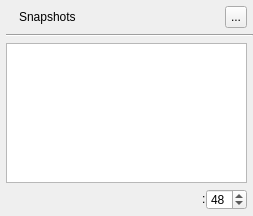
<?xml version="1.0" encoding="UTF-8"?>
<ui version="4.0">
 <class>panel_snapshot_sources</class>
 <widget class="QWidget" name="panel_snapshot_sources"><property name="surfaceRole" stdset="0"><string>panel</string></property>
  <property name="geometry">
   <rect>
    <x>0</x>
    <y>0</y>
    <width>253</width>
    <height>216</height>
   </rect>
  </property>
  <property name="sizePolicy">
   <sizepolicy hsizetype="Preferred" vsizetype="Preferred">
    <horstretch>0</horstretch>
    <verstretch>0</verstretch>
   </sizepolicy>
  </property>
  <layout class="QVBoxLayout" name="layout_vertical_layout_2">
   <property name="spacing">
    <number>0</number>
   </property>
   <property name="leftMargin">
    <number>0</number>
   </property>
   <property name="topMargin">
    <number>0</number>
   </property>
   <property name="rightMargin">
    <number>0</number>
   </property>
   <property name="bottomMargin">
    <number>0</number>
   </property>
   <item>
    <widget class="QWidget" name="panel_snapshot_sources_content" native="true"><property name="surfaceRole" stdset="0"><string>panel</string></property>
     <property name="sizePolicy">
      <sizepolicy hsizetype="Expanding" vsizetype="Expanding">
       <horstretch>0</horstretch>
       <verstretch>0</verstretch>
      </sizepolicy>
     </property>
     <layout class="QVBoxLayout" name="layout_vertical_layout">
      <property name="spacing">
       <number>0</number>
      </property>
      <property name="leftMargin">
       <number>6</number>
      </property>
      <property name="topMargin">
       <number>6</number>
      </property>
      <property name="rightMargin">
       <number>0</number>
      </property>
      <property name="bottomMargin">
       <number>0</number>
      </property>
      <item>
       <layout class="QHBoxLayout" name="layout_header">
        <property name="spacing">
         <number>6</number>
        </property>
        <property name="rightMargin">
         <number>6</number>
        </property>
        <property name="bottomMargin">
         <number>6</number>
        </property>
        <item>
         <widget class="QLabel" name="label_snapshot_sources_icon">
          <property name="sizePolicy">
           <sizepolicy hsizetype="Fixed" vsizetype="Preferred">
            <horstretch>0</horstretch>
            <verstretch>0</verstretch>
           </sizepolicy>
          </property>
          <property name="text">
           <string/>
          </property>
          <property name="pixmap">
           <pixmap>../../shared/icons/material/snapshot.svg</pixmap>
          </property>
          <property name="iconName" stdset="0">
           <string>snapshot</string>
          </property>
          <property name="iconSize" stdset="0">
           <number>20</number>
          </property>
         </widget>
        </item>
        <item>
         <widget class="QLabel" name="label_snapshot_sources_title">
          <property name="text">
           <string>Snapshots</string>
          </property>
          <property name="scaledContents">
           <bool>true</bool>
          </property>
          <property name="margin">
           <number>0</number>
          </property>
          <property name="indent">
           <number>0</number>
          </property>
         </widget>
        </item>
        <item>
         <widget class="QToolButton" name="button_snapshot_sources_options">
          <property name="minimumSize">
           <size>
            <width>22</width>
            <height>22</height>
           </size>
          </property>
          <property name="maximumSize">
           <size>
            <width>22</width>
            <height>22</height>
           </size>
          </property>
          <property name="text">
           <string>...</string>
          </property>
         </widget>
        </item>
       </layout>
      </item>
      <item>
       <widget class="Line" name="line_line"><property name="separatorRole" stdset="0"><string>inset</string></property>
        <property name="orientation">
         <enum>Qt::Orientation::Horizontal</enum>
        </property>
       </widget>
      </item>
      <item>
       <widget class="QWidget" name="panel_snapshots_list" native="true"><property name="surfaceRole" stdset="0"><string>panel</string></property>
        <property name="sizePolicy">
         <sizepolicy hsizetype="Expanding" vsizetype="Expanding">
          <horstretch>0</horstretch>
          <verstretch>0</verstretch>
         </sizepolicy>
        </property>
        <property name="minimumSize">
         <size>
          <width>0</width>
          <height>0</height>
         </size>
        </property>
        <layout class="QVBoxLayout" name="layout_vertical_layout_3">
         <property name="spacing">
          <number>0</number>
         </property>
         <property name="leftMargin">
          <number>0</number>
         </property>
         <property name="topMargin">
          <number>6</number>
         </property>
         <property name="rightMargin">
          <number>6</number>
         </property>
         <property name="bottomMargin">
          <number>0</number>
         </property>
         <item>
          <widget class="QListWidget" name="list_snapshots">
           <property name="sizePolicy">
            <sizepolicy hsizetype="Preferred" vsizetype="Expanding">
             <horstretch>0</horstretch>
             <verstretch>0</verstretch>
            </sizepolicy>
           </property>
           <property name="dragEnabled">
            <bool>true</bool>
           </property>
           <property name="dragDropMode">
            <enum>QAbstractItemView::DragDropMode::DragOnly</enum>
           </property>
           <property name="alternatingRowColors">
            <bool>true</bool>
           </property>
          </widget>
         </item>
         <item alignment="Qt::AlignmentFlag::AlignTop">
          <widget class="QWidget" name="panel_snapshot_sources_footer" native="true"><property name="surfaceRole" stdset="0"><string>panel</string></property>
           <property name="minimumSize">
            <size>
             <width>0</width>
             <height>33</height>
            </size>
           </property>
           <layout class="QHBoxLayout" name="layout_horizontal_layout">
            <property name="spacing">
             <number>0</number>
            </property>
            <property name="leftMargin">
             <number>0</number>
            </property>
            <property name="topMargin">
             <number>6</number>
            </property>
            <property name="rightMargin">
             <number>0</number>
            </property>
            <property name="bottomMargin">
             <number>6</number>
            </property>
            <item>
             <spacer name="horizontalSpacer">
              <property name="orientation">
               <enum>Qt::Orientation::Horizontal</enum>
              </property>
              <property name="sizeHint" stdset="0">
               <size>
                <width>40</width>
                <height>20</height>
               </size>
              </property>
             </spacer>
            </item>
            <item alignment="Qt::AlignmentFlag::AlignVCenter">
             <widget class="QLabel" name="label_snapshot_size_icon">
              <property name="text">
               <string/>
              </property>
              <property name="pixmap">
               <pixmap>../../shared/icons/material/snapshot_size.svg</pixmap>
              </property>
              <property name="iconName" stdset="0">
               <string>snapshot_size</string>
              </property>
              <property name="iconSize" stdset="0">
               <number>20</number>
              </property>
             </widget>
            </item>
            <item alignment="Qt::AlignmentFlag::AlignVCenter">
             <widget class="QLabel" name="label_snapshot_size_separator">
              <property name="text">
               <string>:</string>
              </property>
             </widget>
            </item>
            <item alignment="Qt::AlignmentFlag::AlignVCenter">
             <widget class="QSpinBox" name="spin_snapshot_thumbnail_size">
              <property name="sizePolicy">
               <sizepolicy hsizetype="Fixed" vsizetype="Fixed">
                <horstretch>0</horstretch>
                <verstretch>0</verstretch>
               </sizepolicy>
              </property>
              <property name="minimum">
               <number>16</number>
              </property>
              <property name="maximum">
               <number>96</number>
              </property>
              <property name="singleStep">
               <number>16</number>
              </property>
              <property name="value">
               <number>48</number>
              </property>
             </widget>
            </item>
           </layout>
          </widget>
         </item>
        </layout>
       </widget>
      </item>
     </layout>
    </widget>
   </item>
  </layout>
 </widget>
 <resources/>
 <connections/>
</ui>
